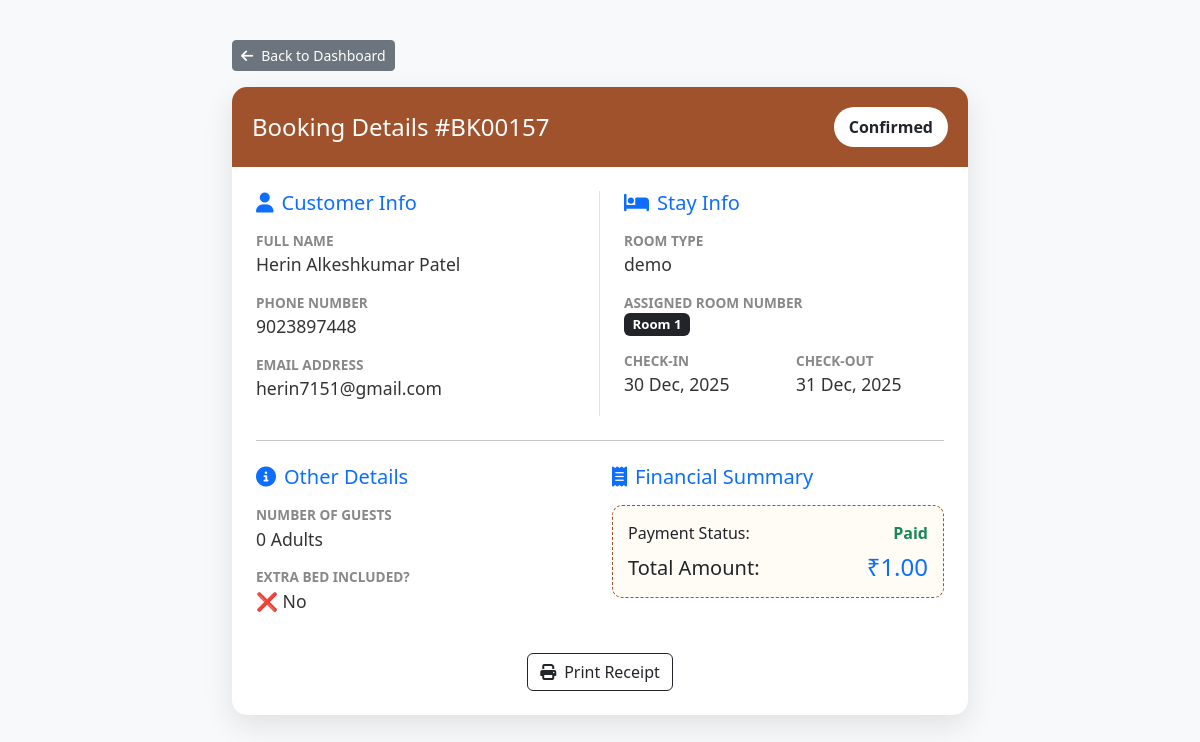
The app's page /view_booking.php?id=157 with its own data.
### tables this page shows
CREATE TABLE `bookings` (
  `id` int(11) NOT NULL,
  `customer_name` varchar(100) DEFAULT NULL,
  `phone` varchar(15) DEFAULT NULL,
  `email` varchar(100) DEFAULT NULL,
  `guests` int(11) DEFAULT 1,
  `room_id` int(11) DEFAULT NULL,
  `room_number` varchar(10) DEFAULT NULL,
  `checkin` date DEFAULT NULL,
  `checkout` date DEFAULT NULL,
  `total_price` decimal(10,2) DEFAULT NULL,
  `extra_bed_included` int(11) DEFAULT 0,
  `created_at` timestamp NOT NULL DEFAULT current_timestamp(),
  `status` enum('Confirmed','Pending','Checked-in','Checked-out','Cancelled') DEFAULT 'Pending',
  `payment_status` enum('Paid','Partial','Pending') DEFAULT 'Pending',
  `razorpay_id` varchar(50) DEFAULT NULL,
  `bank_rrn` varchar(100) DEFAULT NULL,
  `notes` text DEFAULT NULL,
  `auto_checkout_done` tinyint(1) DEFAULT 0,
  `num_rooms` int(11) DEFAULT 1
);

CREATE TABLE `rooms` (
  `id` int(11) NOT NULL,
  `name` varchar(255) NOT NULL,
  `description` text DEFAULT NULL,
  `price` decimal(10,2) DEFAULT NULL,
  `discount_price` decimal(10,2) DEFAULT NULL,
  `extra_bed_price` decimal(10,2) DEFAULT 0.00,
  `max_extra_beds` int(11) DEFAULT 0,
  `size` varchar(50) DEFAULT NULL,
  `bed_type` varchar(100) DEFAULT NULL,
  `guests` varchar(50) DEFAULT NULL,
  `floor` varchar(50) DEFAULT NULL,
  `rating` decimal(2,1) DEFAULT NULL,
  `reviews` int(11) DEFAULT NULL,
  `image` varchar(255) DEFAULT NULL,
  `ac_status` enum('AC','Non-AC') DEFAULT 'AC',
  `amenities` text DEFAULT NULL,
  `features` text DEFAULT NULL,
  `policies` text DEFAULT NULL,
  `created_at` timestamp NOT NULL DEFAULT current_timestamp(),
  `status` enum('Available','Occupied','Cleaning') DEFAULT 'Available'
);

### view_booking.php (the view, shortened to what this page needs)
<?php
include 'db.php';
$booking_id = isset($_GET['id']) ? intval($_GET['id']) : 0;
$sql = "SELECT b.*, r.name as room_type_name, r.price as base_price
        FROM bookings b
        JOIN rooms r ON b.room_id = r.id
        WHERE b.id = $booking_id";
$result = mysqli_query($conn, $sql);
$booking = mysqli_fetch_assoc($result);
?>
<!DOCTYPE html>
<html lang="en">
<head>
    <link href="https://cdn.jsdelivr.net/npm/bootstrap@5.3.3/dist/css/bootstrap.min.css" rel="stylesheet">
    <link rel="stylesheet" href="https://cdnjs.cloudflare.com/ajax/libs/font-awesome/6.4.0/css/all.min.css">
</head>
<body>
    <div class="container">
        <div class="row justify-content-center">
            <div class="col-md-8">
                <div class="mb-3">
                    <a href="admin_dashboard.php?section=bookings-section" class="btn btn-sm btn-secondary">
                        <i class="fas fa-arrow-left me-2"></i>Back to Dashboard
                    </a>
                </div>
                <div class="detail-card">
                    <div class="detail-header d-flex justify-content-between align-items-center">
                        <h4 class="mb-0">Booking Details #BK0<?php echo str_pad($booking_id, 4, '0', STR_PAD_LEFT); ?>
                        </h4>
                        <span class="status-badge bg-white text-dark"><?php echo $booking['status']; ?></span>
                    </div>
                    <div class="p-4">
                        <div class="row">
                            <div class="col-md-6 border-end">
                                <h5 class="text-primary mb-3"><i class="fas fa-user me-2"></i>Customer Info</h5>
                                <div class="info-label">Full Name</div>
                                <div class="info-value"><?php echo htmlspecialchars($booking['customer_name']); ?></div>
                                <div class="info-label">Phone Number</div>
                                <div class="info-value"><?php echo htmlspecialchars($booking['phone']); ?></div>
                                <div class="info-label">Email Address</div>
                                <div class="info-value"><?php echo htmlspecialchars($booking['email']); ?></div>
                            </div>
                            <div class="col-md-6 ps-md-4">
                                <h5 class="text-primary mb-3"><i class="fas fa-bed me-2"></i>Stay Info</h5>
                                <div class="info-label">Room Type</div>
                                <div class="info-value"><?php echo htmlspecialchars($booking['room_type_name']); ?>
                                </div>
                                <div class="info-label">Assigned Room Number</div>
                                <div class="info-value"><span class="badge bg-dark">Room
                                        <?php echo htmlspecialchars($booking['room_number']); ?></span></div>
                                <div class="row">
                                    <div class="col-6">
                                        <div class="info-label">Check-in</div>
                                        <div class="info-value">
                                            <?php echo date('d M, Y', strtotime($booking['checkin'])); ?></div>
                                    </div>
                                    <div class="col-6">
                                        <div class="info-label">Check-out</div>
                                        <div class="info-value">
                                            <?php echo date('d M, Y', strtotime($booking['checkout'])); ?></div>
                                    </div>
                                </div>
                            </div>
                        </div>
                        <hr class="my-4">
                        <div class="row">
                            <div class="col-md-6">
                                <h5 class="text-primary mb-3"><i class="fas fa-info-circle me-2"></i>Other Details</h5>
                                <div class="info-label">Number of Guests</div>
                                <div class="info-value"><?php echo $booking['guests']; ?> Adults</div>
                                <div class="info-label">Extra Bed Included?</div>
                                <div class="info-value">
                                    <?php echo ($booking['extra_bed_included']) ? '✅ Yes' : '❌ No'; ?></div>
                            </div>
                            <div class="col-md-6">
                                <h5 class="text-primary mb-3"><i class="fas fa-receipt me-2"></i>Financial Summary</h5>
                                <div class="price-row">
                                    <div class="d-flex justify-content-between mb-2">
                                        <span>Payment Status:</span>
                                        <strong class="text-success"><?php echo $booking['payment_status']; ?></strong>
                                    </div>
                                    <div class="d-flex justify-content-between align-items-center">
                                        <span class="h5 mb-0">Total Amount:</span>
                                        <span
                                            class="h4 mb-0 text-primary">₹<?php echo number_format($booking['total_price'], 2); ?></span>
                                    </div>
                                </div>
                            </div>
                        </div>
                        <div class="mt-4 text-center">
                            <button onclick="window.print()" class="btn btn-outline-dark">
                                <i class="fas fa-print me-2"></i>Print Receipt
                            </button>
                        </div>
                    </div>
                </div>
            </div>
        </div>
    </div>
</body>
</html>

### assets/css/style.css (style rules this page uses)
body { margin: 0; font-family: 'Playfair Display', serif; background-color: #fdfbf6; }
a, .hero-section p { font-family: 'Inter', sans-serif; line-height: 1.6; text-align: left; }
.btn { padding: 8px 16px; background: #f9f5ef; border: 1px solid #e6d8c2; border-radius: 10px; text-decoration: none; font-weight: 600; color: #444; transition: all 0.3s ease; }
.btn { display: inline-block; padding: 8px 15px; background: #f5e6cc; border-radius: 10px; text-decoration: none; font-weight: bold; color: #444; transition: background 0.3s; }
.btn { padding: 12px 24px; border-radius: 10px; font-weight: 600; text-decoration: none; transition: 0.3s; }

### view_booking.php (style rules this page uses)
body { background-color: #f8f9fa; padding: 40px 0; }
.detail-card { background: white; border-radius: 15px; box-shadow: 0 10px 30px rgba(0, 0, 0, 0.1); overflow: hidden; }
.detail-header { background: #a0522d; color: white; padding: 20px; }
.info-label { color: #888; font-size: 0.85rem; text-transform: uppercase; font-weight: bold; }
.info-value { font-size: 1.1rem; color: #333; margin-bottom: 15px; }
.status-badge { padding: 8px 15px; border-radius: 50px; font-weight: bold; }
.price-row { background: #fffcf5; padding: 15px; border-radius: 10px; border: 1px dashed #a0522d; }

### records on screen
bookings: status "Confirmed", customer_name "Herin Alkeshkumar Patel", phone "9023897448", email "herin7151@gmail.com", room.name "demo", room_number "1", checkin "30 Dec, 2025", checkout "31 Dec, 2025", guests "0", payment_status "Paid", total_price "1.00"

### other values on screen
str_pad($booking_id, 4, '0', STR_PAD_LEFT) "0157"
